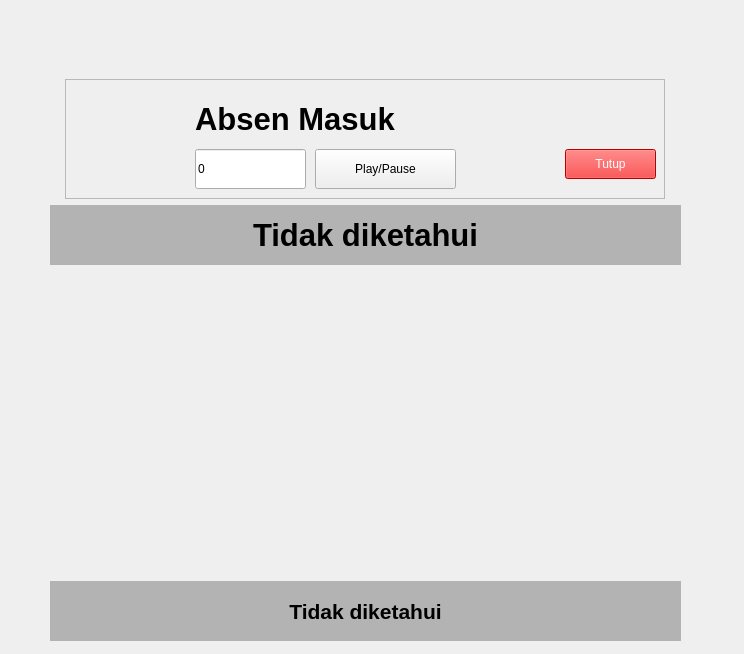
<?xml version="1.0" encoding="UTF-8"?>
<ui version="4.0">
 <class>Form</class>
 <widget class="QWidget" name="Form">
  <property name="geometry">
   <rect>
    <x>0</x>
    <y>0</y>
    <width>744</width>
    <height>654</height>
   </rect>
  </property>
  <property name="windowTitle">
   <string>Absensi Wajah</string>
  </property>
  <widget class="QWidget" name="verticalLayoutWidget">
   <property name="geometry">
    <rect>
     <x>50</x>
     <y>70</y>
     <width>631</width>
     <height>571</height>
    </rect>
   </property>
   <layout class="QVBoxLayout" name="verticalLayout_2">
    <property name="sizeConstraint">
     <enum>QLayout::SetMaximumSize</enum>
    </property>
    <item>
     <layout class="QHBoxLayout" name="horizontalLayout_2">
      <property name="sizeConstraint">
       <enum>QLayout::SetMinimumSize</enum>
      </property>
      <property name="topMargin">
       <number>9</number>
      </property>
      <item>
       <widget class="QFrame" name="frame">
        <property name="maximumSize">
         <size>
          <width>600</width>
          <height>120</height>
         </size>
        </property>
        <property name="frameShape">
         <enum>QFrame::StyledPanel</enum>
        </property>
        <property name="frameShadow">
         <enum>QFrame::Raised</enum>
        </property>
        <widget class="QLineEdit" name="kameraIndexEdit">
         <property name="geometry">
          <rect>
           <x>130</x>
           <y>70</y>
           <width>111</width>
           <height>40</height>
          </rect>
         </property>
         <property name="text">
          <string>0</string>
         </property>
        </widget>
        <widget class="QPushButton" name="mulaiButton">
         <property name="geometry">
          <rect>
           <x>250</x>
           <y>70</y>
           <width>141</width>
           <height>40</height>
          </rect>
         </property>
         <property name="text">
          <string>Play/Pause</string>
         </property>
        </widget>
        <widget class="QPushButton" name="tutupButton">
         <property name="geometry">
          <rect>
           <x>500</x>
           <y>70</y>
           <width>91</width>
           <height>30</height>
          </rect>
         </property>
         <property name="styleSheet">
          <string notr="true">background-color: rgb(255, 0, 0);
color: rgb(255, 255, 255);</string>
         </property>
         <property name="text">
          <string>Tutup</string>
         </property>
        </widget>
        <widget class="QLabel" name="label_2">
         <property name="geometry">
          <rect>
           <x>10</x>
           <y>10</y>
           <width>100</width>
           <height>100</height>
          </rect>
         </property>
         <property name="maximumSize">
          <size>
           <width>100</width>
           <height>100</height>
          </size>
         </property>
         <property name="baseSize">
          <size>
           <width>0</width>
           <height>0</height>
          </size>
         </property>
         <property name="text">
          <string/>
         </property>
         <property name="pixmap">
          <pixmap>../assets/logo.jpeg</pixmap>
         </property>
         <property name="scaledContents">
          <bool>true</bool>
         </property>
        </widget>
        <widget class="QLabel" name="jam_2">
         <property name="geometry">
          <rect>
           <x>130</x>
           <y>10</y>
           <width>431</width>
           <height>60</height>
          </rect>
         </property>
         <property name="maximumSize">
          <size>
           <width>16777215</width>
           <height>60</height>
          </size>
         </property>
         <property name="font">
          <font>
           <pointsize>23</pointsize>
           <weight>75</weight>
           <bold>true</bold>
          </font>
         </property>
         <property name="styleSheet">
          <string notr="true"/>
         </property>
         <property name="text">
          <string>Absen Masuk</string>
         </property>
        </widget>
       </widget>
      </item>
     </layout>
    </item>
    <item>
     <widget class="QLabel" name="jam">
      <property name="maximumSize">
       <size>
        <width>16777215</width>
        <height>60</height>
       </size>
      </property>
      <property name="font">
       <font>
        <pointsize>23</pointsize>
        <weight>75</weight>
        <bold>true</bold>
       </font>
      </property>
      <property name="styleSheet">
       <string notr="true">background-color: rgb(179, 179, 179);</string>
      </property>
      <property name="text">
       <string>Tidak diketahui</string>
      </property>
      <property name="alignment">
       <set>Qt::AlignCenter</set>
      </property>
     </widget>
    </item>
    <item>
     <widget class="QLabel" name="image_label">
      <property name="styleSheet">
       <string notr="true">background-image: url(:/newPrefix/bg.jpg);</string>
      </property>
      <property name="text">
       <string/>
      </property>
      <property name="alignment">
       <set>Qt::AlignCenter</set>
      </property>
     </widget>
    </item>
    <item>
     <widget class="QLabel" name="pesanLabel">
      <property name="maximumSize">
       <size>
        <width>16777215</width>
        <height>60</height>
       </size>
      </property>
      <property name="font">
       <font>
        <pointsize>16</pointsize>
        <weight>75</weight>
        <bold>true</bold>
       </font>
      </property>
      <property name="styleSheet">
       <string notr="true">background-color: rgb(179, 179, 179);</string>
      </property>
      <property name="text">
       <string>Tidak diketahui</string>
      </property>
      <property name="alignment">
       <set>Qt::AlignCenter</set>
      </property>
     </widget>
    </item>
   </layout>
  </widget>
 </widget>
 <resources>
  <include location="../assets/myassets.qrc"/>
 </resources>
 <connections/>
</ui>
